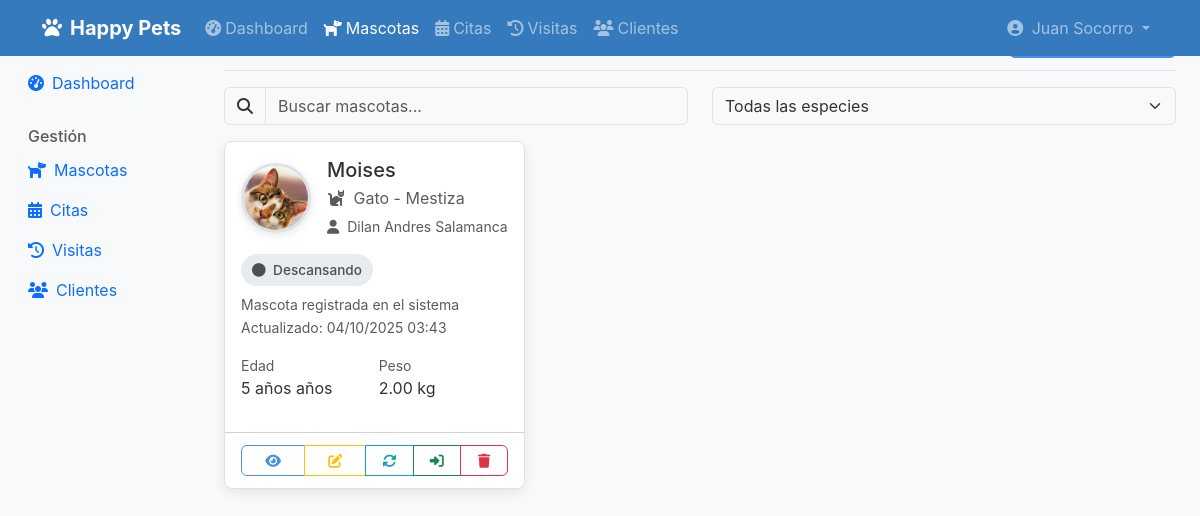
The page /public/admin/pets.php (signed in) on the database its author committed.
### tables this page shows
CREATE TABLE `pets` (
  `id` int(11) NOT NULL,
  `user_id` int(11) NOT NULL,
  `name` varchar(100) NOT NULL,
  `species` enum('perro','gato') NOT NULL,
  `breed` varchar(100) DEFAULT NULL,
  `birth_date` date NOT NULL,
  `weight` decimal(5,2) DEFAULT NULL,
  `photo` varchar(255) DEFAULT NULL,
  `color` varchar(50) DEFAULT NULL,
  `description` text DEFAULT NULL,
  `medical_notes` text DEFAULT NULL,
  `notes` text DEFAULT NULL,
  `created_at` timestamp NOT NULL DEFAULT current_timestamp(),
  `updated_at` timestamp NOT NULL DEFAULT current_timestamp() ON UPDATE current_timestamp()
);

CREATE TABLE `users` (
  `id` int(11) NOT NULL,
  `username` varchar(50) NOT NULL,
  `email` varchar(100) NOT NULL,
  `password` varchar(255) NOT NULL,
  `first_name` varchar(50) NOT NULL,
  `last_name` varchar(50) NOT NULL,
  `phone` varchar(20) DEFAULT NULL,
  `role` enum('admin','client') DEFAULT 'client',
  `created_at` timestamp NOT NULL DEFAULT current_timestamp(),
  `updated_at` timestamp NOT NULL DEFAULT current_timestamp() ON UPDATE current_timestamp()
);

### models/Pet.php (called while the page is built, shortened)
<?php
require_once __DIR__ . '/../config/database.php';
class Pet {
    private $conn;
    private $table = 'pets';
    public function __construct($db = null) {
        if ($db) {
            $this->conn = $db;
        } else {
            $database = new Database();
            $this->conn = $database->getConnection();
        }
    }
    public function getAll() {
        $query = "SELECT p.*, u.first_name, u.last_name, u.username,
                         ps.status, ps.status_description, ps.created_at as status_updated
                  FROM " . $this->table . " p
                  LEFT JOIN users u ON p.user_id = u.id
                  LEFT JOIN (
                      SELECT pet_id, status, status_description, created_at
                      FROM pet_status ps_inner
                      WHERE ps_inner.id = (
                          SELECT MAX(id)
                          FROM pet_status
                          WHERE pet_id = ps_inner.pet_id
                      )
                  ) ps ON p.id = ps.pet_id
                  ORDER BY p.created_at DESC";
        $stmt = $this->conn->prepare($query);
        $stmt->execute();
        return $stmt->fetchAll(PDO::FETCH_ASSOC);
    }
}
?>

### config/database.php (called while the page is built, shortened)
<?php
class Database {
    private $host;
    private $db_name;
    private $username;
    private $password;
    private $port;
    public function __construct() {
        $this->host = getenv('DB_HOST') ?: 'localhost';
        $this->db_name = getenv('DB_DATABASE') ?: 'guarderia_mascotas';
        $this->username = getenv('DB_USER') ?: 'root';
        $this->password = getenv('DB_PASSWORD') ?: '';
        $this->port = getenv('DB_PORT') ?: 3306;
    }
    public function getConnection() {
        $this->conn = null;
        try {
            $this->conn = new PDO(
                "mysql:host=" . $this->host . ";port=" . $this->port . ";dbname=" . $this->db_name,
                $this->username,
                $this->password,
                array(PDO::MYSQL_ATTR_INIT_COMMAND => "SET NAMES utf8")
            );
            $this->conn->setAttribute(PDO::ATTR_ERRMODE, PDO::ERRMODE_EXCEPTION);
        } catch(PDOException $exception) {
            echo "Error de conexión: " . $exception->getMessage();
        }
        return $this->conn;
    }
}
?>

### models/User.php (called while the page is built, shortened)
<?php
require_once __DIR__ . '/../config/database.php';
class User {
    public function __construct($db = null) {
        if ($db) {
            $this->conn = $db;
        } else {
            $database = new Database();
        }
    }
}
?>

### viewmodels/PetViewModel.php (called while the page is built, shortened)
<?php
require_once __DIR__ . '/../models/Pet.php';
require_once __DIR__ . '/../models/User.php';
class PetViewModel {
    private $pet;
    public function __construct() {
        $this->pet = new Pet();
    }
    public function getAllPets() {
        try {
            $pets = $this->pet->getAll();
            return ['success' => true, 'data' => $pets];
        } catch (Exception $e) {
            return ['success' => false, 'error' => 'Error al obtener las mascotas', 'data' => []];
        }
    }
    public function calculateAge($birth_date) {
        try {
            $birth = new DateTime($birth_date);
            $today = new DateTime();
            $diff = $today->diff($birth);
            if ($diff->y > 0) return $diff->y . ' año' . ($diff->y > 1 ? 's' : '');
            return $diff->d . ' día' . ($diff->d > 1 ? 's' : '');
        } catch (Exception $e) {
            return 'N/A';
        }
    }
}

### public/admin/pets.php (the view, shortened to what this page needs)
<?php
require_once '../../viewmodels/PetViewModel.php';
$petViewModel = new PetViewModel();
$action = $_GET['action'] ?? 'list';
switch ($action) {
    case 'list':
        $petsResult = $petViewModel->getAllPets();
        $pets = $petsResult['success'] ? $petsResult['data'] : [];
        break;
}
include '../../views/layouts/header.php';
?>
<div class="d-flex justify-content-between flex-wrap flex-md-nowrap align-items-center pt-3 pb-2 mb-3 border-bottom">
    <h1 class="h2">
    </h1>
    <div class="btn-toolbar mb-2 mb-md-0">
        <?php if ($action === 'list'): ?>
            <a href="pets.php?action=add" class="btn btn-primary">
            </a>
        <?php else: ?>
            <a href="pets.php" class="btn btn-secondary">
                <i class="fas fa-arrow-left me-2"></i>Volver a la Lista
            </a>
        <?php endif; ?>
    </div>
</div>
<?php if ($action === 'list'): ?>
    <div class="row mb-3">
        <div class="col-md-6">
            <div class="input-group">
                <span class="input-group-text"><i class="fas fa-search"></i></span>
                <input type="text" class="form-control search-filter"
                       placeholder="Buscar mascotas..."
                       data-target=".pet-row"
                       data-search-field="data-search">
            </div>
        </div>
        <div class="col-md-6">
            <select class="form-select" id="speciesFilter">
                <option value="">Todas las especies</option>
            </select>
        </div>
    </div>
    <?php if (!empty($pets)): ?>
        <div class="row">
            <?php foreach ($pets as $pet): ?>
                <div class="col-lg-4 col-md-6 mb-4 pet-row"
                     data-search="<?php echo strtolower($pet['name'] . ' ' . $pet['species'] . ' ' . $pet['breed'] . ' ' . $pet['first_name'] . ' ' . $pet['last_name']); ?>"
                     data-species="<?php echo $pet['species']; ?>">
                    <div class="card pet-card h-100">
                        <div class="card-body">
                            <div class="d-flex align-items-center mb-3">
                                <?php if ($pet['photo']): ?>
                                    <img src="../../assets/images/uploads/<?php echo $pet['photo']; ?>"
                                         class="pet-photo me-3" alt="Foto de <?php echo $pet['name']; ?>">
                                <?php else: ?>
                                    <div class="pet-photo me-3 bg-light d-flex align-items-center justify-content-center">
                                        <i class="fas fa-<?php echo $pet['species'] === 'perro' ? 'dog' : 'cat'; ?> fa-2x text-muted"></i>
                                    </div>
                                <?php endif; ?>
                                <div class="flex-grow-1">
                                    <h5 class="card-title mb-1"><?php echo htmlspecialchars($pet['name']); ?></h5>
                                    <p class="text-muted mb-1">
                                        <i class="fas fa-<?php echo $pet['species'] === 'perro' ? 'dog' : 'cat'; ?> me-1"></i>
                                        <?php echo ucfirst($pet['species']); ?>
                                        <?php if ($pet['breed']): ?>
                                            - <?php echo htmlspecialchars($pet['breed']); ?>
                                        <?php endif; ?>
                                    </p>
                                    <small class="text-muted">
                                        <i class="fas fa-user me-1"></i>
                                        <?php echo htmlspecialchars($pet['first_name'] . ' ' . $pet['last_name']); ?>
                                    </small>
                                </div>
                            </div>
                            <?php if ($pet['status']): ?>
                                <div class="mb-3">
                                    <span class="status-badge status-<?php echo $pet['status']; ?>">
                                        <i class="fas fa-circle me-1"></i>
                                        <?php echo ucfirst(str_replace('_', ' ', $pet['status'])); ?>
                                    </span>
                                    <?php if ($pet['status_description']): ?>
                                        <p class="small text-muted mt-2 mb-0">
                                            <?php echo htmlspecialchars($pet['status_description']); ?>
                                        </p>
                                        <small class="text-muted">
                                            Actualizado: <?php echo date('d/m/Y H:i', strtotime($pet['status_updated'])); ?>
                                        </small>
                                    <?php endif; ?>
                                </div>
                            <?php endif; ?>
                            <div class="row g-2 mb-3">
                                <?php if ($pet['age']): ?>
                                    <div class="col-6">
                                        <small class="text-muted d-block">Edad</small>
                                        <span><?php echo $pet['age']; ?> año<?php echo $pet['age'] != 1 ? 's' : ''; ?></span>
                                    </div>
                                <?php endif; ?>
                                <?php if ($pet['weight']): ?>
                                    <div class="col-6">
                                        <small class="text-muted d-block">Peso</small>
                                        <span><?php echo $pet['weight']; ?> kg</span>
                                    </div>
                                <?php endif; ?>
                            </div>
                        </div>
                        <div class="card-footer bg-transparent">
                            <div class="btn-group w-100" role="group">
                                <a href="pets.php?action=view&id=<?php echo $pet['id']; ?>"
                                   class="btn btn-outline-primary btn-sm">
                                    <i class="fas fa-eye"></i>
                                </a>
                                <a href="pets.php?action=edit&id=<?php echo $pet['id']; ?>"
                                   class="btn btn-outline-warning btn-sm">
                                    <i class="fas fa-edit"></i>
                                </a>
                                <button class="btn btn-outline-info btn-sm"
                                        onclick="showStatusModal(<?php echo $pet['id']; ?>, '<?php echo $pet['name']; ?>')">
                                    <i class="fas fa-sync-alt"></i>
                                </button>
                                <button class="btn btn-outline-success btn-sm"
                                        onclick="HappyPets.quickCheckIn(<?php echo $pet['id']; ?>)">
                                    <i class="fas fa-sign-in-alt"></i>
                                </button>
                                <button class="btn btn-outline-danger btn-sm btn-confirm"
                                        data-action="delete-pet"
                                        data-id="<?php echo $pet['id']; ?>"
                                        data-message="¿Estás seguro de eliminar a <?php echo $pet['name']; ?>?">
                                    <i class="fas fa-trash"></i>
                                </button>
                            </div>
                        </div>
                    </div>
                </div>
            <?php endforeach; ?>
        </div>
    <?php endif; ?>
<?php endif; ?>
<?php include '../../views/layouts/footer.php'; ?>

### public/assets/css/style.css (style rules this page uses)
:root { --primary-color: #4A90E2; --primary-dark: #357ABD; --secondary-color: #50E3C2; --background-color: #f8f9fa; --card-background: #ffffff; --text-color: #333333; --text-muted-color: #6c757d; --border-color: #dee2e6; --success-color: #28a745; --warning-color: #ffc107; --danger-color: #dc3545; --info-color: #17a2b8; --bs-primary: var(--primary-color); --bs-primary-rgb: 74, 144, 226; --bs-secondary: var(--secondary-color); --bs-secondary-rgb: 80, 227, 194; --bs-body-bg: var(--background-color); --bs-body-color: var(--text-color); --bs-border-color: var(--border-color); }
body { font-family: -apple-system, BlinkMacSystemFont, "Segoe UI", Roboto, "Helvetica Neue", Arial, sans-serif; color: var(--text-color); background-color: var(--bs-body-bg); }
.btn { border-radius: 0.375rem; font-weight: 500; transition: all 0.2s ease-in-out; }
.btn-primary { background-color: var(--primary-color); border-color: var(--primary-color); }
.btn-outline-primary { color: var(--primary-color); border-color: var(--primary-color); }
.btn-outline-danger { color: var(--danger-color); border-color: var(--danger-color); }
.btn-outline-info { color: var(--info-color); border-color: var(--info-color); }
.card { border: none; border-radius: 0.5rem; box-shadow: 0 4px 12px rgba(0, 0, 0, 0.08); background-color: var(--card-background); transition: all 0.3s ease; }
.form-control, .form-select { border-radius: 0.375rem; }
.fade-in-up { animation: fadeInUp 0.8s ease-out forwards; }
.status-badge { padding: 0.4em 0.8em; border-radius: 1.5em; font-size: 0.85rem; font-weight: 500; text-transform: capitalize; display: inline-block; }
.status-descansando { background-color: #e9ecef; color: #495057; }
html { scroll-behavior: smooth; }
.pet-photo { width: 70px; height: 70px; border-radius: 50%; object-fit: cover; border: 3px solid var(--border-color); box-shadow: 0 2px 8px rgba(0, 0, 0, 0.1); transition: all 0.3s ease; }
.pet-card { transition: all 0.3s ease; border: 1px solid var(--border-color); }
.pet-card .card-footer { padding: 0.75rem 1rem; }
.pet-card .btn-group button { flex: 1; }
.search-filter { transition: all 0.3s ease; }

### rows shown on the page
pets: photo (picture), name "Moises", species "Gato", breed "Mestiza", user.last_name "Dilan Andres Salamanca", status "Descansando", status_description "Mascota registrada en el sistema", status_updated "04/10/2025 03:43", age "5 años", weight "2.00"

### other values the page prints
$item['title'] "Dashboard"
$item['title'] "Mascotas"
$item['title'] "Citas"
$item['title'] "Visitas"
$item['title'] "Clientes"
$userMenu['header']['name'] "Juan Socorro"
